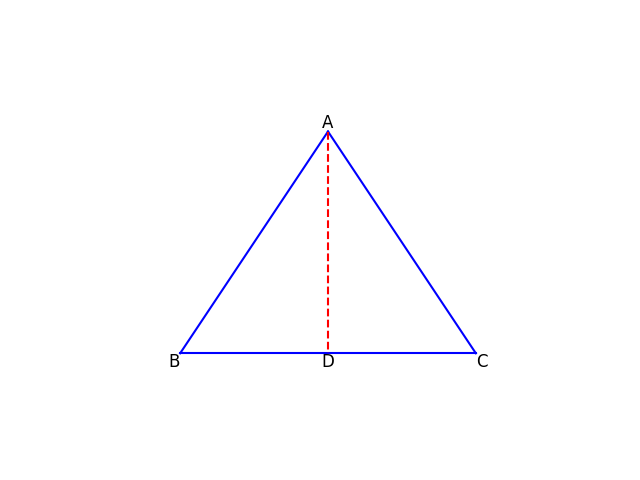

Here is the Python script that generated this plot:
import matplotlib.pyplot as plt
import numpy as np

# Define the base points B and C
B = np.array([0, 0])
C = np.array([4, 0])

# Calculate the midpoint of BC, which will also be the foot of the altitude from A
D = (B + C) / 2

# Define point A such that AB = AC, creating an isosceles triangle
# Assuming the height of the triangle is arbitrary, let's say 3 units above D
A = np.array([D[0], 3])

# Create a figure and axis
fig, ax = plt.subplots()

# Plot the triangle sides
ax.plot([A[0], B[0]], [A[1], B[1]], 'b-', label='AB')
ax.plot([A[0], C[0]], [A[1], C[1]], 'b-', label='AC')
ax.plot([B[0], C[0]], [B[1], C[1]], 'b-', label='BC')

# Plot the altitude from A to BC
ax.plot([A[0], D[0]], [A[1], D[1]], 'r--', label='Altitude')

# Add labels to the vertices
ax.text(A[0], A[1], 'A', fontsize=12, verticalalignment='bottom', horizontalalignment='center')
ax.text(B[0], B[1], 'B', fontsize=12, verticalalignment='top', horizontalalignment='right')
ax.text(C[0], C[1], 'C', fontsize=12, verticalalignment='top', horizontalalignment='left')
ax.text(D[0], D[1], 'D', fontsize=12, verticalalignment='top', horizontalalignment='center')

# Set limits for better visibility
ax.set_xlim(-1, 5)
ax.set_ylim(-1, 4)

# Hide ticks
ax.set_xticks([])
ax.set_yticks([])

# Equal aspect ratio to ensure angles are shown correctly
ax.set_aspect('equal')

# Show plot
plt.box(False)
plt.show()
